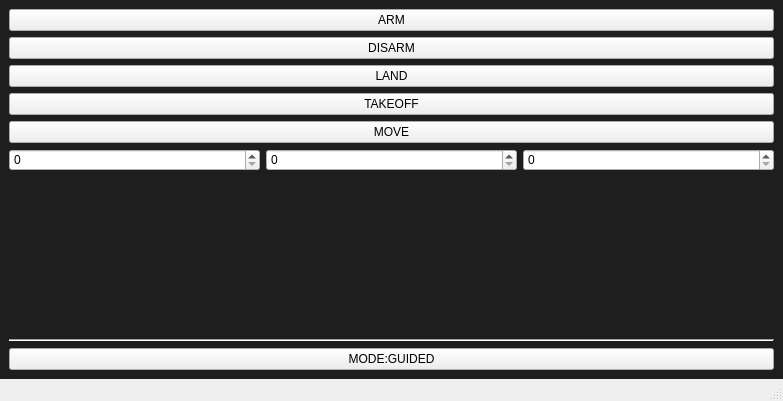
<?xml version="1.0" encoding="UTF-8"?>
<ui version="4.0">
 <class>MainWindow</class>
 <widget class="QMainWindow" name="MainWindow">
  <property name="geometry">
   <rect>
    <x>0</x>
    <y>0</y>
    <width>783</width>
    <height>401</height>
   </rect>
  </property>
  <property name="windowTitle">
   <string>MainWindow</string>
  </property>
  <property name="layoutDirection">
   <enum>Qt::LeftToRight</enum>
  </property>
  <property name="styleSheet">
   <string notr="true"/>
  </property>
  <widget class="QWidget" name="centralwidget">
   <property name="styleSheet">
    <string notr="true">QWidget#centralwidget {
    background-color: #1e1e1e;
    border: none;
}</string>
   </property>
   <layout class="QVBoxLayout" name="verticalLayout">
    <item>
     <widget class="QPushButton" name="ARM">
      <property name="styleSheet">
       <string notr="true">QMainWindow { background-color: #1e1e1e; }</string>
      </property>
      <property name="text">
       <string>ARM</string>
      </property>
     </widget>
    </item>
    <item>
     <widget class="QPushButton" name="DISARM">
      <property name="text">
       <string>DISARM</string>
      </property>
     </widget>
    </item>
    <item>
     <widget class="QPushButton" name="LAND">
      <property name="text">
       <string>LAND</string>
      </property>
     </widget>
    </item>
    <item>
     <widget class="QPushButton" name="TAKEOFF">
      <property name="text">
       <string>TAKEOFF</string>
      </property>
     </widget>
    </item>
    <item>
     <widget class="QPushButton" name="MOVE">
      <property name="text">
       <string>MOVE</string>
      </property>
     </widget>
    </item>
    <item>
     <layout class="QHBoxLayout" name="horizontalLayout">
      <item>
       <widget class="QSpinBox" name="x"/>
      </item>
      <item>
       <widget class="QSpinBox" name="y"/>
      </item>
      <item>
       <widget class="QSpinBox" name="z"/>
      </item>
     </layout>
    </item>
    <item>
     <spacer name="verticalSpacer">
      <property name="orientation">
       <enum>Qt::Vertical</enum>
      </property>
      <property name="sizeHint" stdset="0">
       <size>
        <width>20</width>
        <height>40</height>
       </size>
      </property>
     </spacer>
    </item>
    <item>
     <widget class="Line" name="line">
      <property name="orientation">
       <enum>Qt::Horizontal</enum>
      </property>
     </widget>
    </item>
    <item>
     <widget class="QPushButton" name="GUIDED">
      <property name="text">
       <string>MODE:GUIDED</string>
      </property>
     </widget>
    </item>
   </layout>
  </widget>
  <widget class="QMenuBar" name="menubar">
   <property name="geometry">
    <rect>
     <x>0</x>
     <y>0</y>
     <width>783</width>
     <height>33</height>
    </rect>
   </property>
  </widget>
  <widget class="QStatusBar" name="statusbar"/>
 </widget>
 <resources/>
 <connections/>
</ui>
